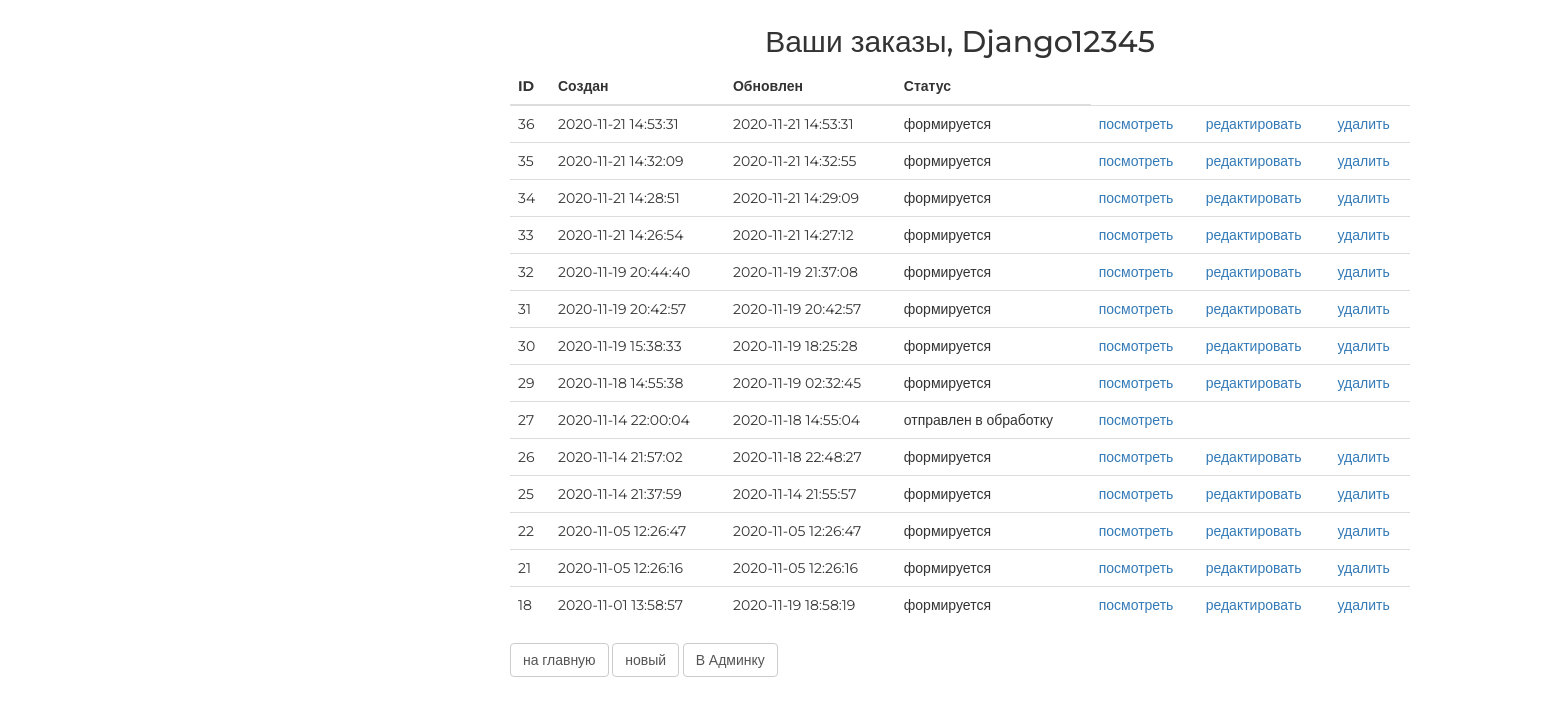
Screenshot of /order/ (signed in) with the database file from the repository.
### authapp/models.py (models this page shows, shortened)
class ShopUser(AbstractUser):
    avatar = models.ImageField(upload_to='users_avatars', blank=True)
    age = models.PositiveIntegerField(verbose_name = 'возраст', blank=True, default=18)
    activation_key = models.CharField(max_length=128, blank=True)
    activation_key_expires = models.DateTimeField(default=(now()+timedelta(hours=48)))

### ordersapp/models.py (models this page shows, shortened)
class Order(models.Model):
    FORMING = 'FM'
    SENT_TO_PROCEED = 'STP'
    PROCEEDED = 'PRD'
    PAID = 'PD'
    READY = 'RDY'
    CANCEL = 'CNC'
    ORDER_STATUS_CHOICES = (
        (FORMING, 'формируется'),
        (SENT_TO_PROCEED, 'отправлен в обработку'),
        (PAID, 'оплачен'),
        (PROCEEDED, 'обрабатывается'),
        (READY, 'готов к выдаче'),
        (CANCEL, 'отменен'),
    )
    user = models.ForeignKey(settings.AUTH_USER_MODEL, on_delete=models.CASCADE)
    created = models.DateTimeField(verbose_name='создан', auto_now_add=True)
    updated = models.DateTimeField(verbose_name='обновлен', auto_now=True)
    status = models.CharField(verbose_name='статус', max_length=3, choices=ORDER_STATUS_CHOICES,  default=FORMING)
    is_active = models.BooleanField(verbose_name='активен', default=True, db_index=True)
    class Meta:
        ordering = ('-created',)
        verbose_name = 'заказ'
        verbose_name_plural = 'заказы'
    def __init__(self, *args, **kwargs):
        super().__init__(*args, **kwargs)
        self.orderitems.set = None

### ordersapp/views.py (the view)
# urls.py: path('', ordersapp.OrderList.as_view(), name='orders_list'),
class OrderList(ListView):
    model = Order
    def get_queryset(self):
        return Order.objects.filter(user=self.request.user)
    @method_decorator(login_required())
    def dispatch(self, *args, **kwargs):
        return super(ListView, self).dispatch(*args, **kwargs)

### mainapp/context_processors.py (called while the page is built)
def basket(request):
   print(f'context processor basket works')
   basket = []
   if request.user.is_authenticated:
       basket = request.user.basket.select_related()
   return {
       'basket': basket,
   }

### ordersapp/templates/ordersapp/order_list.html
{% extends 'ordersapp/base.html' %}
{% load static %}
{% block content %}
   <div class="h2 text-center head">
       Ваши заказы,
       {% if user.first_name %}
           {{ user.first_name|title}}
       {% else %}
           Пользователь
       {% endif %}
   </div>
   <table class="table orders_list">
       <thead>
         <tr>
           <th>ID</th>
           <th>Создан</th>
           <th>Обновлен</th>
           <th>Статус</th>
         </tr>
       </thead>
       <tbody>
           {% for item in object_list %}
               {% if item.is_active %}
               <tr>
                   <td class="td1 orders_list">{{ item.pk }}</td>
                   <td>{{ item.created|date:"Y-m-d H:i:s" }}</td>
                   <td>{{ item.updated|date:"Y-m-d H:i:s" }}</td>
                   <td>{{ item.get_status_display }}</td>
                   <td>
                       <a href="{% url 'ordersapp:order_read' item.pk %}">
                           посмотреть
                       </a>
                   </td>
                   <td>
                       {% if item.status == 'FM' %}
                         <a href="{% url 'ordersapp:order_update' item.pk %}">
                           редактировать
                         </a>
                       {% endif %}
                   </td>
                   <td>
                       {% if item.status == 'FM' %}
                         <a href="{% url 'ordersapp:order_delete' item.pk %}">
                             удалить
                         </a>
                       {% endif %}
                   </td>
               </tr>
               {% endif %}
           {% endfor %}
       </tbody>
   </table>
   <button class="btn btn-default btn-round">
       <a href="{% url 'main' %}">
           на главную
       </a>
   </button>
   <button class="btn btn-default btn-round">
       <a href="{% url 'ordersapp:order_create' %}">
           новый
       </a>
   </button>
    {% if user.is_superuser%}
    <button class="btn btn-default btn-round">
       <a href="{% url 'adminapp:users' %}">
           В Админку
       </a>
   </button>
    {%endif%}
{% endblock %}

### static/css/style.css (style rules this page uses)
* { margin: 0; padding: 0; }
body { width:1920px; margin: 0 auto; }
table { border-collapse: collapse; }

### static/css/style_geek2.css (style rules this page uses)
* { margin: 0; padding: 0; }
.order_container button a { text-decoration: none; color: #555; }
.table.orders_list { min-width: 600px; }
.td1.orders_list { width: 40px; }
body { font-family: 'Montserrat', sans-serif; }
html, body { height: 100%; }
table { width: 100%; }
td:first-child { width: 235px; }

### rows the page displays
ShopUser: first_name "Django12345"
Order: pk "36", created "2020-11-21 14:53:31", updated "2020-11-21 14:53:31", status "формируется", shows "редактировать", shows "удалить"
Order: pk "35", created "2020-11-21 14:32:09", updated "2020-11-21 14:32:55", status "формируется", shows "редактировать", shows "удалить"
Order: pk "34", created "2020-11-21 14:28:51", updated "2020-11-21 14:29:09", status "формируется", shows "редактировать", shows "удалить"
Order: pk "33", created "2020-11-21 14:26:54", updated "2020-11-21 14:27:12", status "формируется", shows "редактировать", shows "удалить"
Order: pk "32", created "2020-11-19 20:44:40", updated "2020-11-19 21:37:08", status "формируется", shows "редактировать", shows "удалить"
Order: pk "31", created "2020-11-19 20:42:57", updated "2020-11-19 20:42:57", status "формируется", shows "редактировать", shows "удалить"
Order: pk "30", created "2020-11-19 15:38:33", updated "2020-11-19 18:25:28", status "формируется", shows "редактировать", shows "удалить"
Order: pk "29", created "2020-11-18 14:55:38", updated "2020-11-19 02:32:45", status "формируется", shows "редактировать", shows "удалить"
Order: pk "27", created "2020-11-14 22:00:04", updated "2020-11-18 14:55:04", status "отправлен в обработку"
Order: pk "26", created "2020-11-14 21:57:02", updated "2020-11-18 22:48:27", status "формируется", shows "редактировать", shows "удалить"
Order: pk "25", created "2020-11-14 21:37:59", updated "2020-11-14 21:55:57", status "формируется", shows "редактировать", shows "удалить"
Order: pk "22", created "2020-11-05 12:26:47", updated "2020-11-05 12:26:47", status "формируется", shows "редактировать", shows "удалить"
Order: pk "21", created "2020-11-05 12:26:16", updated "2020-11-05 12:26:16", status "формируется", shows "редактировать", shows "удалить"
Order: pk "18", created "2020-11-01 13:58:57", updated "2020-11-19 18:58:19", status "формируется", shows "редактировать", shows "удалить"
